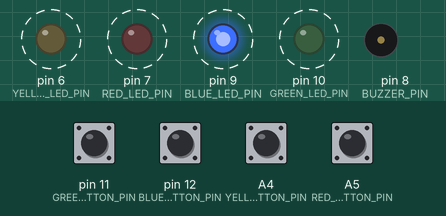
Recording of a sketch running on a simulated Arduino Uno, built with avr-gcc and run on an emulated ATmega328P. Parts: output pins drawn as LEDs (lit = HIGH), buzzer (waves = sounding). Dashed ring = blinking. The test bench sets the inputs (shaded band); at power-on: A4 (YELLOW_BUTTON_PIN), A5 (RED_BUTTON_PIN), pin 11 (GREEN_BUTTON_PIN), pin 12 (BLUE_BUTTON_PIN) HIGH.

Above: at 6.9 s.
7.0 s: pin 11 (GREEN_BUTTON_PIN) pulled LOW for 2.65 s
At 8.5 s:
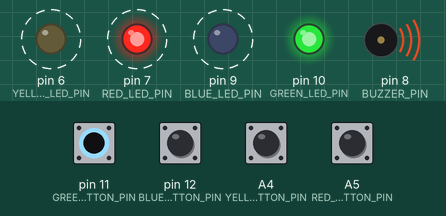
11.1 s: pin 12 (BLUE_BUTTON_PIN) pulled LOW for 2.65 s
At 12.7 s:
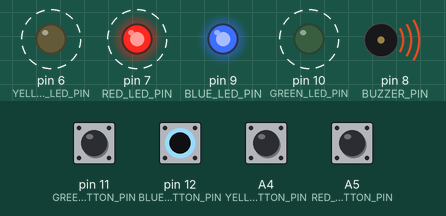
15.2 s: A4 (YELLOW_BUTTON_PIN) pulled LOW for 2.65 s
At 16.8 s:
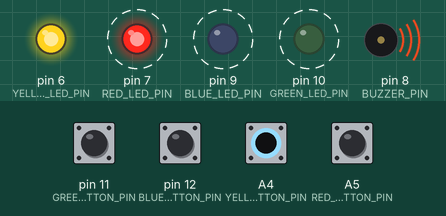
19.3 s: A5 (RED_BUTTON_PIN) pulled LOW for 2.65 s
At 20.8 s:
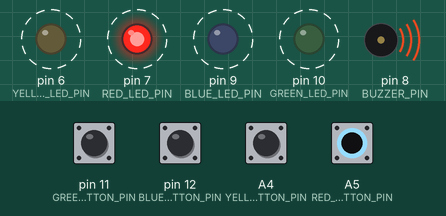
Timing chart, 0 to 24.4 s (numbered marks = the images above; inputs shaded):
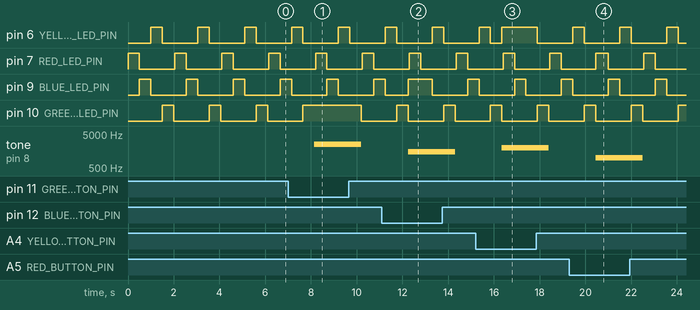

Measured:
- after the input at 7.0 s, tone on pin 8 (BUZZER_PIN): silent → 2500 Hz after 1.2 s, → silent 2.1 s later
- after the input at 11.1 s, tone on pin 8 (BUZZER_PIN): silent → 1500 Hz after 1.2 s, → silent 2.1 s later
- after the input at 15.2 s, tone on pin 8 (BUZZER_PIN): silent → 2000 Hz after 1.2 s, → silent 2.1 s later
- after the input at 19.3 s, tone on pin 8 (BUZZER_PIN): silent → 1000 Hz after 1.2 s, → silent 2.1 s later
- by itself, pin 6 (YELLOW_LED_PIN), pin 7 (RED_LED_PIN), pin 9 (BLUE_LED_PIN), pin 10 (GREEN_LED_PIN): alternates HIGH for 0.50 s and LOW for 1.6 s

The sketch:

210.ino
```cpp
#define RED_LED_PIN 7
#define YELLOW_LED_PIN 6
#define GREEN_LED_PIN 10
#define BLUE_LED_PIN 9

#define RED_BUTTON_PIN A5
#define YELLOW_BUTTON_PIN A4
#define GREEN_BUTTON_PIN 11
#define BLUE_BUTTON_PIN 12

#define BUZZER_PIN 8

void setup() {
  pinMode(RED_LED_PIN, OUTPUT);
  pinMode(YELLOW_LED_PIN, OUTPUT);
  pinMode(GREEN_LED_PIN, OUTPUT);
  pinMode(BLUE_LED_PIN, OUTPUT);

  pinMode(RED_BUTTON_PIN, INPUT_PULLUP);
  pinMode(YELLOW_BUTTON_PIN, INPUT_PULLUP);
  pinMode(GREEN_BUTTON_PIN, INPUT_PULLUP);
  pinMode(BLUE_BUTTON_PIN, INPUT_PULLUP);

  pinMode(BUZZER_PIN, OUTPUT);
}

void loop() {
  // Test: leds gaan een voor een aan
  digitalWrite(RED_LED_PIN, HIGH);
  delay(500);
  digitalWrite(RED_LED_PIN, LOW);

  digitalWrite(BLUE_LED_PIN, HIGH);
  delay(500);
  digitalWrite(BLUE_LED_PIN, LOW);

  digitalWrite(YELLOW_LED_PIN, HIGH);
  delay(500);
  digitalWrite(YELLOW_LED_PIN, LOW);

  digitalWrite(GREEN_LED_PIN, HIGH);
  delay(500);
  digitalWrite(GREEN_LED_PIN, LOW);

  // Test de druktoetsen
  if (digitalRead(RED_BUTTON_PIN) == LOW) {
    digitalWrite(RED_LED_PIN, HIGH);
    tone(BUZZER_PIN, 1000);
  }
  else if (digitalRead(BLUE_BUTTON_PIN) == LOW) {
    digitalWrite(BLUE_LED_PIN, HIGH);
    tone(BUZZER_PIN, 1500);
  }
  else if (digitalRead(YELLOW_BUTTON_PIN) == LOW) {
    digitalWrite(YELLOW_LED_PIN, HIGH);
    tone(BUZZER_PIN, 2000);
  }
  else if (digitalRead(GREEN_BUTTON_PIN) == LOW) {
    digitalWrite(GREEN_LED_PIN, HIGH);
    tone(BUZZER_PIN, 2500);
  }
  else {
    noTone(BUZZER_PIN);
    digitalWrite(RED_LED_PIN, LOW);
    digitalWrite(BLUE_LED_PIN, LOW);
    digitalWrite(YELLOW_LED_PIN, LOW);
    digitalWrite(GREEN_LED_PIN, LOW);
  }

  delay(50);
}
```
